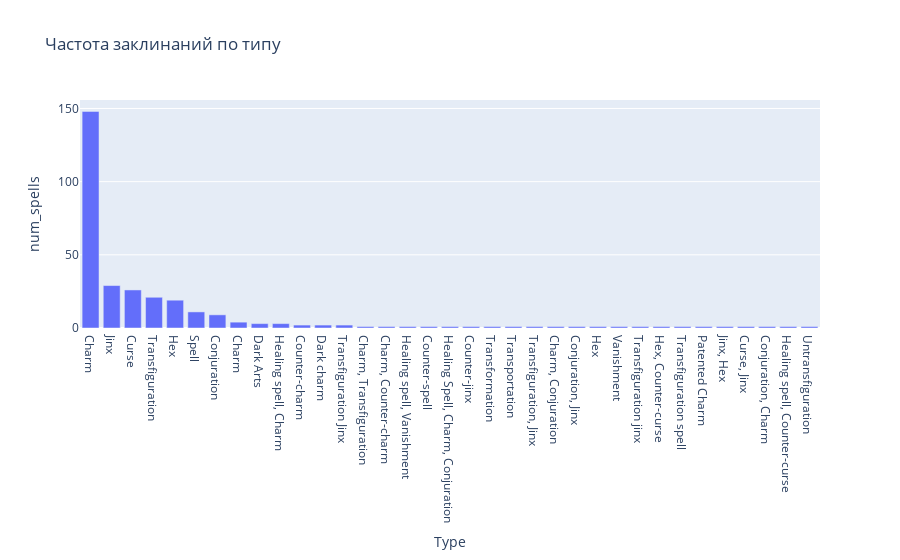

The notebook cell saved with this chart:
### Code cell
## Гипотеза 3: Самые частые заклинания относятся к атакующему типу

df = run_query("""
SELECT Type, COUNT(*) AS num_spells
FROM spells
WHERE Type IS NOT NULL AND Type <> ''
GROUP BY Type
ORDER BY num_spells DESC
""")

import plotly.express as px
px.bar(df, x="Type", y="num_spells", title="Частота заклинаний по типу")

### Figure 1 — Plotly figure (JSON) as saved in the notebook; plotly's stock layout.template omitted (floating-point values rounded to 4 significant figures)
{"data": [{"hovertemplate": "Type=%{x}<br>num_spells=%{y}<extra></extra>", "legendgroup": "", "marker": {"color": "#636efa", "pattern": {"shape": ""}}, "name": "", "orientation": "v", "showlegend": false, "textposition": "auto", "type": "bar", "x": ["Charm", "Jinx", "Curse", "Transfiguration", "Hex", "Spell", "Conjuration", "Charm ", "Dark Arts", "Healing spell, Charm", "Counter-charm", "Dark charm", "Transfiguration Jinx", "Charm, Transfiguration", "Charm, Counter-charm", "Healing spell, Vanishment", "Counter-spell", "Healing Spell, Charm, Conjuration", "Counter-jinx", "Transformation", "Transportation", "Transfiguration, Jinx", "Charm, Conjuration", "Conjuration, Jinx", "Hex ", "Vanishment", "Transfiguration jinx", "Hex, Counter-curse", "Transfiguration spell", "Patented Charm", "Jinx, Hex", "Curse, Jinx", "Conjuration, Charm", "Healing spell, Counter-curse", "Untransfiguration"], "xaxis": "x", "y": [148, 29, 26, 21, 19, 11, 9, 4, 3, 3, 2, 2, 2, 1, 1, 1, 1, 1, 1, 1, 1, 1, 1, 1, 1, 1, 1, 1, 1, 1, 1, 1, 1, 1, 1], "yaxis": "y"}], "layout": {"barmode": "relative", "legend": {"tracegroupgap": 0}, "title": {"text": "Частота заклинаний по типу"}, "xaxis": {"anchor": "y", "domain": [0, 1], "title": {"text": "Type"}}, "yaxis": {"anchor": "x", "domain": [0, 1], "title": {"text": "num_spells"}}}}
